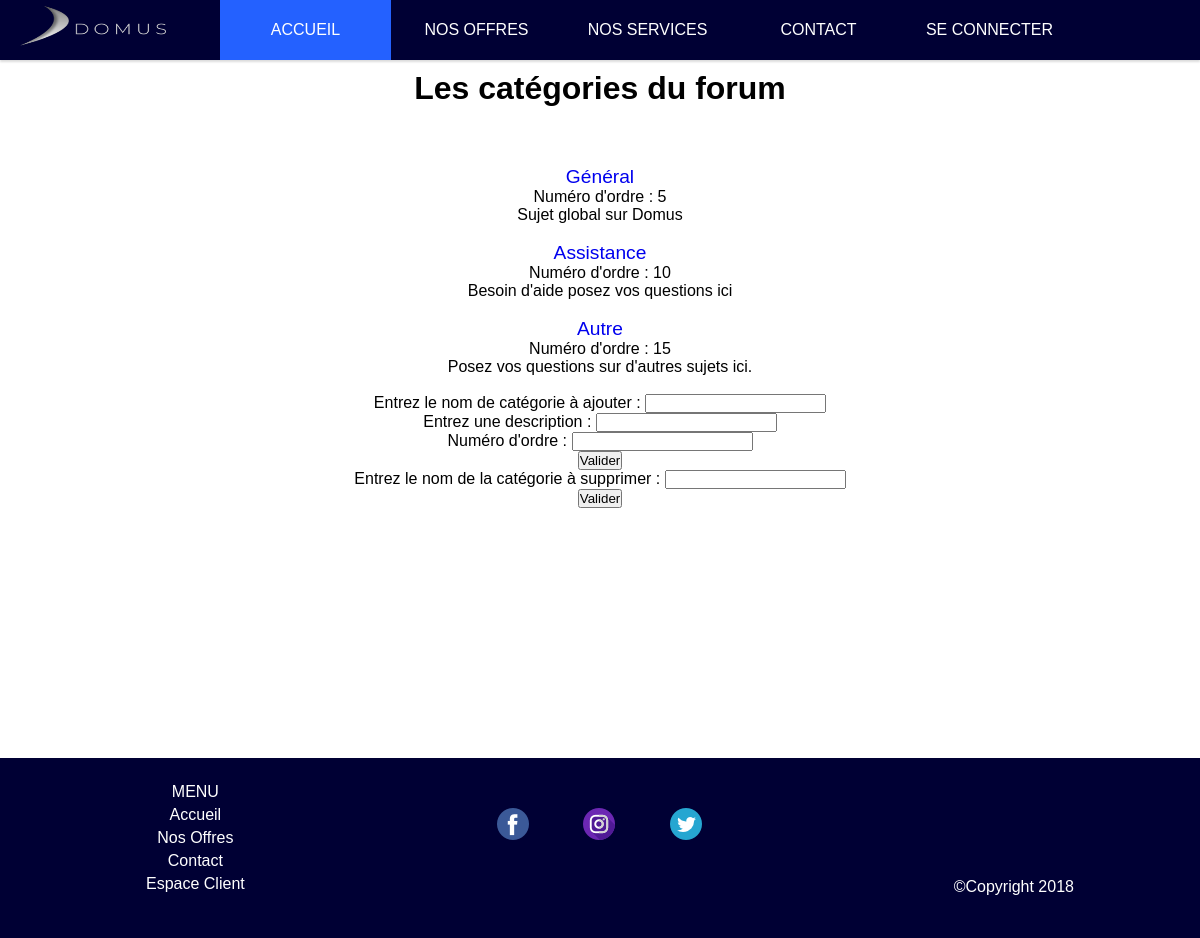
The app's page /php/admin_forum_categories.php with its own data.
### tables this page shows
CREATE TABLE IF NOT EXISTS `forum_categories` (
  `idCategories` int(11) NOT NULL AUTO_INCREMENT,
  `nameCategories` varchar(30) NOT NULL,
  `descCategories` text NOT NULL,
  `orderCategories` int(11) NOT NULL,
  PRIMARY KEY (`idCategories`),
  UNIQUE KEY `cat_ordre` (`orderCategories`)
);

### php/admin_forum_categories.php (the view, shortened to what this page needs)
<!DOCTYPE html>
<html>
<head>
    <link rel="stylesheet" type="text/css" href="../css/header.css">
    <link rel="stylesheet" type="text/css" href="../css/footer.css">
    <link rel="stylesheet" type="text/css" href="../css/categories_display.css">
</head>
<?php include("../includes/header.php"); ?>
<body>
    <h1>Les catégories du forum </h1> <br />
    <div class="categorie">
        <?php displayCategories(); ?>
    </div>
    <div class="modifier">
        <div class="addCategorie">
            <form action="../includes/add_category.php" method="post">
                <label for="name">Entrez le nom de catégorie à ajouter  </label> : <input type="text" name="name" id="name" /><br />
                <label for="name">Entrez une description </label> : <input type="text" name="desc" id="desc" /><br />
                <label for="areaHouse">Numéro d'ordre </label> : <input type="number" name="order" id="order" /><br />
                <input type="submit" value="Valider" />
            </form>
        </div>
        <div class="deleteCategorie">
            <form action="../includes/delete_category.php" method="post">
                <label for="name">Entrez le nom de la catégorie à supprimer </label> : <input type="text" name="name" id="name" /><br />
                <input type="submit" value="Valider" />
            </form>
        </div>
    </div>
</body>
<?php include("../includes/footer.php"); ?>
</html>
<?php
    function displayCategories()
    {
        include("../includes/DBconnexion.php");
        $req=$db -> query("SELECT idCategories, nameCategories, descCategories, orderCategories FROM forum_categories ORDER by orderCategories");
        while($data = $req -> fetch() )
        {
            $idCat = $data['idCategories'];
            echo '<a href="admin_forum_topics.php?idCat='.$idCat.'"\'>'.$data['nameCategories'].' </a> <br />
            Numéro d\'ordre : '.$data['orderCategories'].' <br />';
            echo $data['descCategories']. '<br /><br />';
        }
    }
?>

### css/header.css (style rules this page uses)
* { margin: 0; padding: 0; user-select: none; font-family: "Jaldi", sans-serif; }

### css/categories_display.css (style rules this page uses)
body { font-family: "Roboto", sans-serif; text-align: center; background-color: white; width: 100%; }
h1 { margin-top: 70px; margin-bottom: 20px; text-align: center; }
.categorie { display: row; justify-content: center; padding-top: 20px; }
.categorie a { font-size: 1.2em; text-decoration: none; }

### records on screen
forum_categories: nameCategories "Général", orderCategories "5", descCategories "Sujet global sur Domus"
forum_categories: nameCategories "Assistance", orderCategories "10", descCategories "Besoin d'aide posez vos questions ici"
forum_categories: nameCategories "Autre", orderCategories "15", descCategories "Posez vos questions sur d'autres sujets ici."
